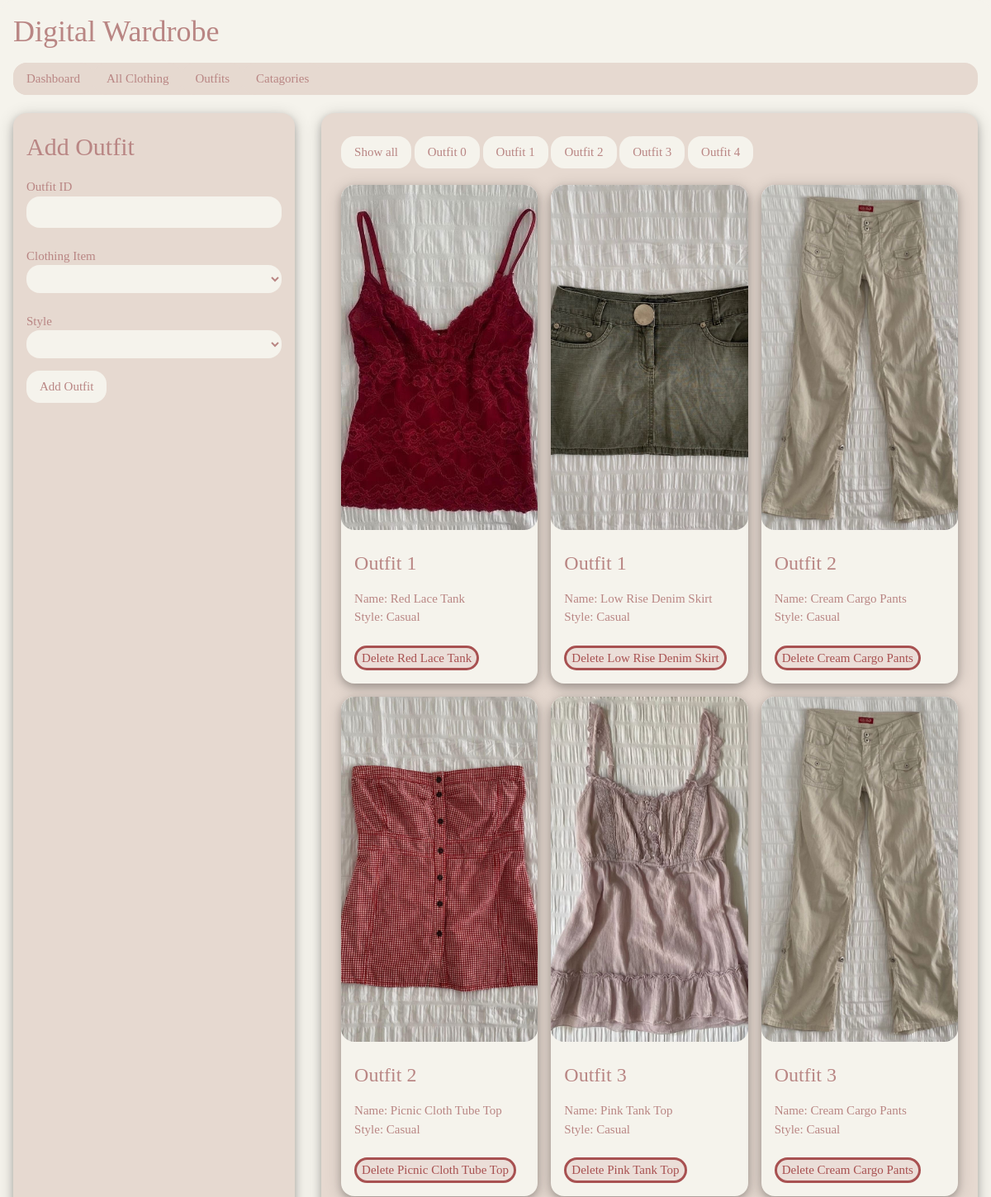
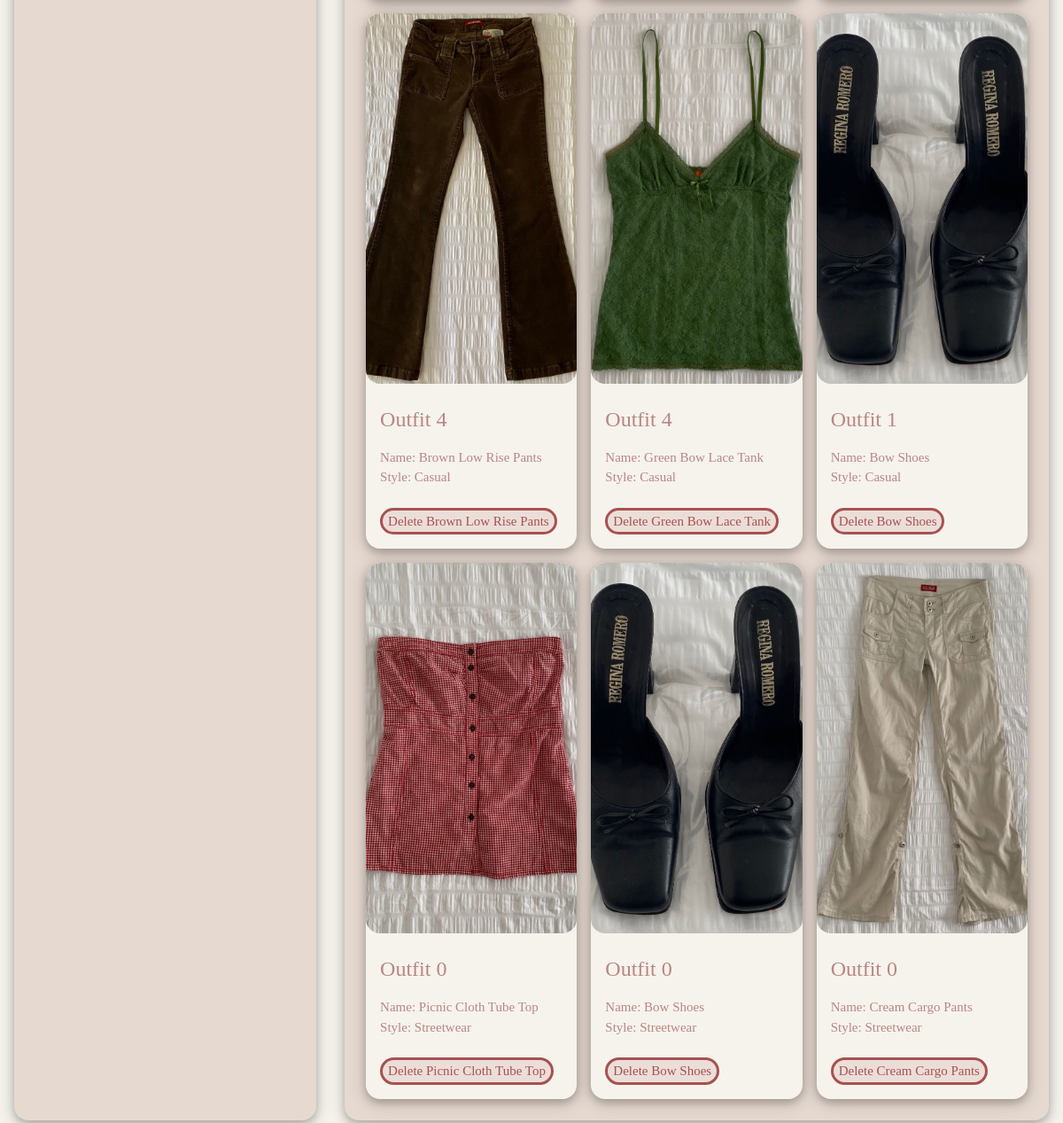
The app's page /outfits (signed in) with its own data (2 pictures, top to bottom).
### tables this page shows
CREATE TABLE outfit (id INTEGER PRIMARY KEY, outfit_id INTEGER, outfit_style INTEGER REFERENCES style (style_id), outfit_img_file INTEGER REFERENCES clothing (clothing_id), user_id INTEGER REFERENCES user (user_id));

CREATE TABLE clothing (clothing_id INTEGER PRIMARY KEY, name TEXT, brand INTEGER REFERENCES brand (brand_id), type INTEGER REFERENCES type (type_id), colour INTEGER REFERENCES colour (colour_id), img_file TEXT, user_id INTEGER REFERENCES user (user_id));

CREATE TABLE style (style_id INTEGER PRIMARY KEY, style_name TEXT, user_id INTEGER REFERENCES user (user_id));

### app.py (the view, shortened to what this page needs)
@app.route('/outfits', methods=['GET', 'POST'])
def addoutfit():
    if 'user_id' in session:
        user_id = session['user_id']
        return viewoutfits(user_id)
    else:
        return redirect(url_for('login'))

### templates/outfits.html (shortened to what this page needs)
{% extends "base.html" %}
{% block body %}
<br>
<div class="w3-cell-row">
  <div class="w3-round-xlarge colour5 w3-cell w3-card-4" style="width:30%">
    <form class="w3-ckp-container" action="{{ url_for('addoutfit') }}" method="POST" enctype="multipart/form-data">
      <h2>Add Outfit</h2><br>
      <label> Outfit ID</label>
      <input name="outfit_id" type="number" maxlength="25" placeholder=" " class="w3-input" required><br>
      <label> Clothing Item </label>
      <select name="outfit_img_file" type="number" class="w3-input" required>
        <option value=""> </option>
        {% for item in resultsimg_fileo %}
        <option value={{item[0]}}>{{item[2]}}</option>
        {% endfor %}
      </select><br>
      <label>Style </label>
      <select name="outfit_style" type="number" class="w3-input" required>
        <option value=""> </option>
        {% for items in resultsstyleo %}
        <option value={{items[0]}}>{{items[1]}}</option>
        {% endfor %}
      </select>
      <p><input button type="submit" value="Add Outfit" class="w3-ckp-input-button w3-round-xlarge"></p>
    </form>
  </div>
  <div class="w3-ckp-container w3-round-xlarge colour5 w3-cell w3-card-4" style="width:70%">
      <div class="padding" id="myBtnContainer">
        <button class="w3-ckp-filter-button active" onclick="filterSelection('all')"> Show all</button>
        {% for item in new_outfits_results %}
        <button style="margin-top: 4px; margin-bottom: 4px;" class="w3-ckp-filter-button" onclick="filterSelection('{{item[1]}}')">Outfit {{ item[1] }}</button>
        {% endfor %}
      </div>
      {% for item in outfits_results %}
      <div class="filterDiv {{item[1]}}">
      <div class="w3-third">
        <div class="gallery-wrap w3-card-4 colour4 w3-round-xlarge">
          <img src="/static/images/{{ item[4] }}" alt=lol class="gallery-wrap w3-round-xlarge responsive" onError="this.onerror=null;this.src='/static/images/noimage_lol.jpg';">
          <div class="eight-sixteen-padding">
            <h3 class="heading-padding">Outfit {{ item[1] }}</h3>
            <p>Name: {{ item[2] }}<br>Style: {{ item[3] }}</p>
            <form style="padding-bottom: 8px; padding-top: 8px;" method="POST" action="{{ url_for('deleteoutfit', ID=item[0]) }}">
              <input type="submit" title="Delete" class="delete-button" value="Delete {{ item[2]}}" onclick="return confirm('Are you sure you want to delete this Item?')">
            </form>
          </div>
        </div>
      </div>
      </div>
      {% endfor %}
    </div>
  </div>
<br>
{% endblock %}

### templates/base.html (shortened to what this page needs)
<!DOCTYPE html>
<html lang="en">
<head>
    <link rel="stylesheet" href="/static/w3.css">
    <link rel="stylesheet" href="/static/charlottestyles.css">
</head>
<body>
  <div class = "w3-container colour4 w3-round-xlarge">
    <h1 class="heading-padding">Digital Wardrobe</h1>
    <div class="w3-bar w3-round-xlarge colour5">
      <a href="/login" class="w3-bar-item w3-ckp-button">Dashboard</a>
      <a href="/clothing" class="w3-bar-item w3-ckp-button">All Clothing</a>
      <a href="/outfits" class="w3-bar-item w3-ckp-button">Outfits</a>
      <div class="w3-dropdown-hover">
        <button class="w3-ckp-button w3-round-xlarge colour5">Catagories</button>
      </div>
    </div>
      {% block body %}
      {% endblock %}
  </div>
</body>
</html>

### static/w3.css (style rules this page uses)
html { box-sizing:border-box }
*,*:before,*:after { box-sizing:inherit }
html { -ms-text-size-adjust:100%;-webkit-text-size-adjust:100% }
body { margin:0 }
a { background-color:transparent }
img { border-style:none }
button,input,select,textarea,optgroup { font:inherit;margin:0 }
button,input { overflow:visible }
button,select { text-transform:none }
button,[type=button],[type=reset],[type=submit] { -webkit-appearance:button }
img { vertical-align:middle }
a { color:inherit }
.w3-input { padding:8px;display:block;border:none;border-bottom:1px solid #ccc;width:100% }
.w3-dropdown-click,.w3-dropdown-hover { position:relative;display:inline-block;cursor:pointer }
.w3-bar { width:100%;overflow:hidden }
.w3-bar .w3-bar-item { padding:8px 16px;float:left;width:auto;border:none;display:block;outline:0 }
.w3-bar .w3-dropdown-hover,.w3-bar .w3-dropdown-click { position:static;float:left }
.w3-container:after,.w3-container:before,.w3-panel:after,.w3-panel:before,.w3-row:after,.w3-row:before,.w3-row-padding:after,.w3-row-padding:before, .w3-cell-row:before,.w3-cell-row:after,.w3-clear:after,.w3-clear:before,.w3-bar:before,.w3-bar:after { content:"";display:table;clear:both }
.w3-col,.w3-half,.w3-third,.w3-twothird,.w3-threequarter,.w3-quarter { float:left;width:100% }
@media (min-width:601px) { .w3-col.m4,.w3-third { width:33.33333% } }
.w3-cell-row { display:table;width:100% }
.w3-cell { display:table-cell }
.w3-round-xlarge { border-radius:16px }
.w3-container,.w3-panel { padding:0.01em 16px }
.w3-card-4,.w3-hover-shadow:hover { box-shadow:0 4px 10px 0 rgba(0,0,0,0.2),0 4px 20px 0 rgba(0,0,0,0.19) }

### static/charlottestyles.css (style rules this page uses)
html { font-family: Georgia, serif; font-size: 15px; line-height: 1.5; font-weight: normal; background-color: #F5F3EC; }
h1, h2, h3, h4, h5, h6 { font-family: Georgia, serif; font-weight: 400; line-height: 1; margin: 0px 0px; }
h1 { font-size: 36px }
h2 { font-size: 30px }
h3 { font-size: 24px }
img { width: 355px; height: 419px; object-fit: cover; }
.colour4,.hover-colour4:hover { color:#B98684!important; background-color:#F5F3EC !important }
.colour5,.hover-colour5:hover { color:#B98684!important; background-color:#E6D9D0 !important }
.filterDiv { display: none; }
.show { display: block; }
.gallery-wrap { position: relative; overflow: hidden; width: 100%; display: block; }
.heading-padding { margin: 20px 0; }
.responsive { width: 100%; height: 355; max-height: 418px; min-height: 400px; display: block; }
.delete-button { background-color:#a8515121; color: #a85151; display:inside; cursor: pointer; text-decoration:none; border-color: #a85151!important; border-radius:16px; border-width: 3px; border-style: solid; }
.eight-sixteen-padding { padding: 8px 16px; }
.padding { padding: 8px 8px; }
.w3-ckp-container { padding: 16px 16px; }
.w3-round-xlarge { border-radius:16px }
.w3-ckp-input-btn,.w3-ckp-input-button { border:none; display:inline-block; padding:8px 16px; vertical-align:middle; overflow:hidden; text-decoration:none; text-align:center; cursor:pointer; white-space:nowrap; border-radius:16px; color:#B98684; background-color:#F5F3EC; }
.w3-ckp-filter-btn,.w3-ckp-filter-button { border:none; display:inline-block; padding:8px 16px; vertical-align:middle; overflow:hidden; text-decoration:none; text-align:center; cursor:pointer; white-space:nowrap; border-radius:16px; color:#B98684; background-color:#F5F3EC; }
.w3-ckp-btn,.w3-ckp-button { border:none; display:inline-block; padding:8px 16px; vertical-align:middle; overflow:hidden; text-decoration:none; text-align:center; cursor:pointer; white-space:nowrap; border-radius:16px; color:#B98684; background-color:#E6D9D0; }
.w3-input { color:#B98684!important; background-color:#F5F3EC!important; padding:8px; display:block; border:none; width:100%; border-radius:16px }
.w3-third { padding: 8px 8px !important; }

### records on screen
outfit: outfit "0", img_file (picture), name "Picnic Cloth Tube Top", style_name "Streetwear", name "Delete Picnic Cloth Tube Top"
outfit: outfit "1", img_file (picture), name "Red Lace Tank", style_name "Casual", name "Delete Red Lace Tank"
outfit: outfit "2", img_file (picture), name "Cream Cargo Pants", style_name "Casual", name "Delete Cream Cargo Pants"
outfit: outfit "3", img_file (picture), name "Pink Tank Top", style_name "Casual", name "Delete Pink Tank Top"
outfit: outfit "4", img_file (picture), name "Brown Low Rise Pants", style_name "Casual", name "Delete Brown Low Rise Pants"
outfit: img_file (picture), outfit "1", name "Low Rise Denim Skirt", style_name "Casual", name "Delete Low Rise Denim Skirt"
outfit: img_file (picture), outfit "2", name "Picnic Cloth Tube Top", style_name "Casual", name "Delete Picnic Cloth Tube Top"
outfit: img_file (picture), outfit "3", name "Cream Cargo Pants", style_name "Casual", name "Delete Cream Cargo Pants"
outfit: img_file (picture), outfit "4", name "Green Bow Lace Tank", style_name "Casual", name "Delete Green Bow Lace Tank"
outfit: img_file (picture), outfit "1", name "Bow Shoes", style_name "Casual", name "Delete Bow Shoes"
outfit: img_file (picture), outfit "0", name "Bow Shoes", style_name "Streetwear", name "Delete Bow Shoes"
outfit: img_file (picture), outfit "0", name "Cream Cargo Pants", style_name "Streetwear", name "Delete Cream Cargo Pants"
